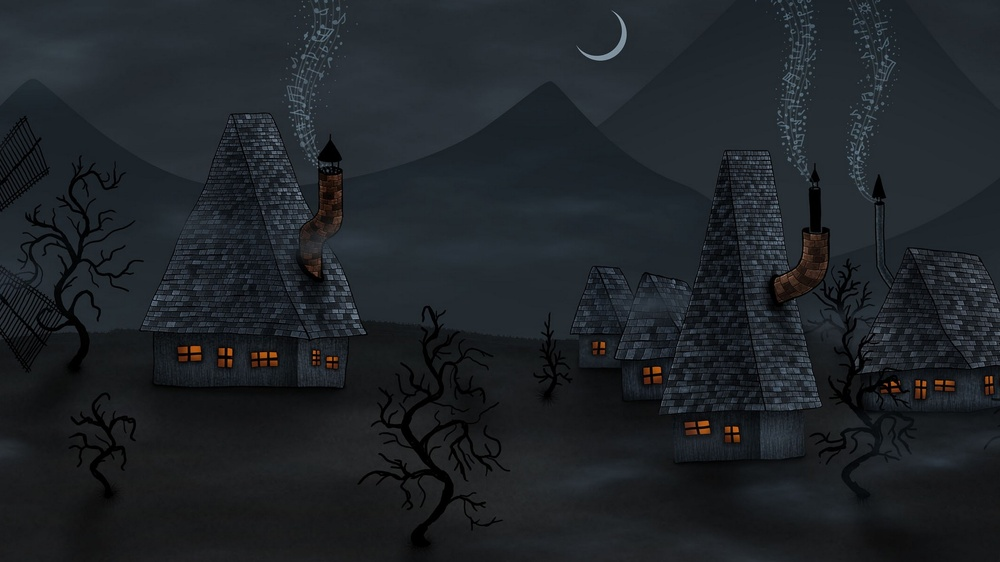
#> input picture venv_requests/500.jpg, 1000 x 562 px, shrunk from 3840 x 2160 before the run
$ python pil.py
#> lines starting #> are read from the running program, lines starting #| are printed output that depends on the picture
from PIL import Image
with Image.open("500.jpg") as im:
#> im is the input picture: PIL image 1000x562 RGB; mean R, G, B 30.9, 35.4, 40
    im.rotate(45).show()
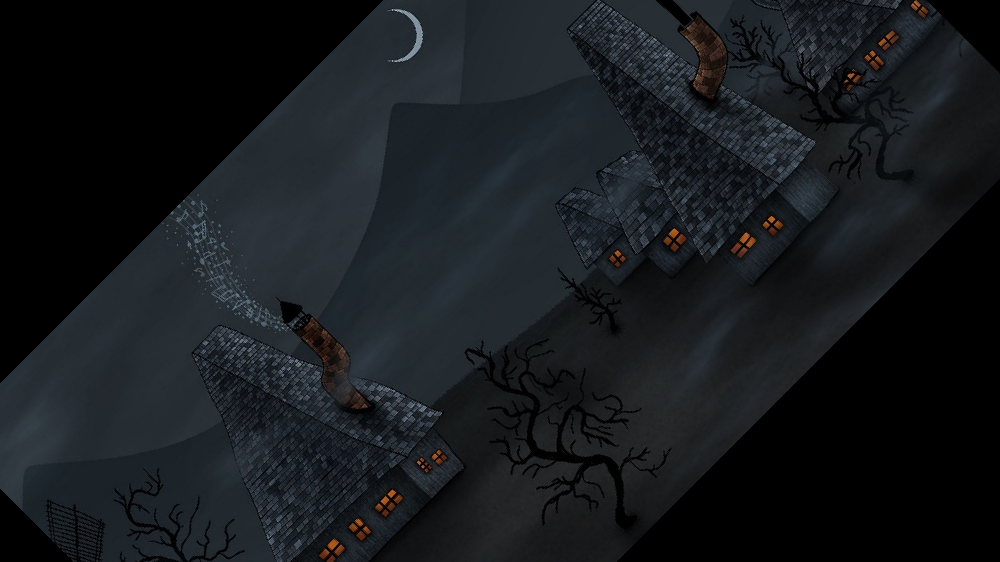
#> shown: PIL image 1000x562 RGB; mean R, G, B 22.7, 26.1, 29.6
